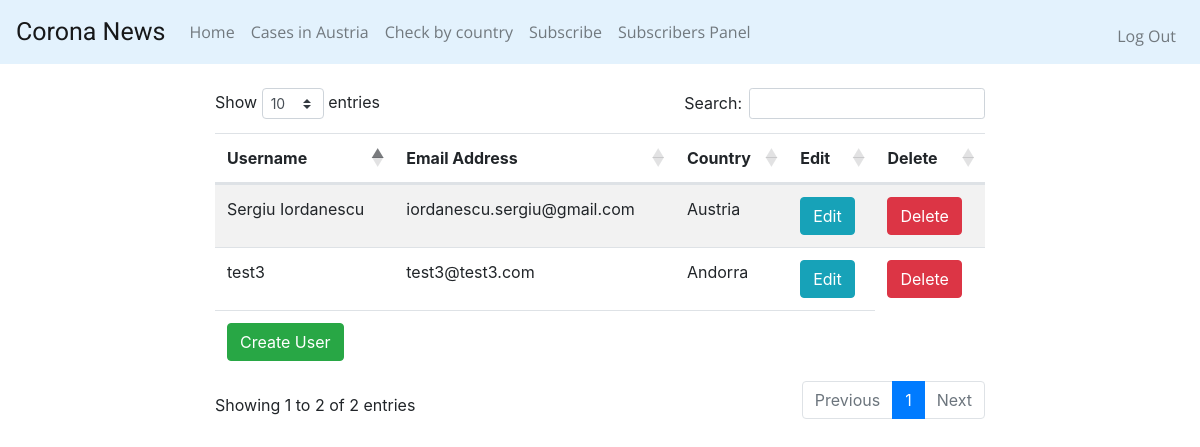
The app's page /usersTable (signed in) with its own data.
### tables this page shows
CREATE TABLE subscribers (subscriber_id INTEGER PRIMARY KEY AUTOINCREMENT NOT NULL, emailAdress text NOT NULL, Name text NOT NULL, country TEXT);

### app.py (the view)
@app.route("/usersTable")
@login_required
def usersTable():
    users = select_all_users()
    loggedUser = select_user_where_userID('users', session["user_id"])
    if loggedUser[0]['role'] != 'admin':
        return render_template("usersTable.html", users=users, disabled='disabled')
    return render_template("usersTable.html", users=users)

### app.py (called while the page is built)
@app.after_request
def after_request(response):
    response.headers["Cache-Control"] = "no-cache, no-store, must-revalidate"
    response.headers["Expires"] = 0
    response.headers["Pragma"] = "no-cache"
    return response

### helpers.py (called while the page is built)
def dict_factory(cursor, row):
    d = {}
    for idx, col in enumerate(cursor.description):
        d[col[0]] = row[idx]
    return d

def login_required(f):
    @wraps(f)
    def decorated_function(*args, **kwargs):
        if session.get("user_id") is None:
            return redirect("/login")
        return f(*args, **kwargs)
    return decorated_function

### subscribeDAO.py (called while the page is built)
def select_user_where_userID(tableName, userID):
    conn = sqlite3.connect('coronaDatabase.db')
    conn.row_factory = dict_factory
    cursor = conn.cursor()
    format_str = """SELECT * FROM "{table}" WHERE user_id="{userID}";"""
    sql_command = format_str.format(table=tableName, userID=userID)
    cursor.execute(sql_command)
    user = cursor.fetchall()
    conn.close()
    return user

def select_all_users():
    conn = sqlite3.connect('coronaDatabase.db')
    conn.row_factory = dict_factory
    cursor = conn.cursor()
    sql_command = """SELECT * FROM subscribers"""
    cursor.execute(sql_command)
    users = cursor.fetchall()
    conn.close()
    return users

### templates/usersTable.html (shortened to what this page needs)
{% extends "layout.html" %}
{% block headSergiu %}
    <link href="https://cdn.datatables.net/1.10.22/css/dataTables.bootstrap4.min.css" rel="stylesheet">
{% endblock %}
{% block main %}
    <div class="col">
        <div style="margin-right: 200px; margin-left: 200px;">
            <table id="example" class="table table-striped " style="width: 100%;" >
                <thead>
                    <tr>
                        <th>Username</th>
                        <th>Email Address</th>
                        <th>Country</th>
                        <th>Edit</th>
                        <th>Delete</th>
                    </tr>
                </thead>
                <tfoot>
                    <tr>
                        <td>
                            <a href="manageUsers/create/newUser/0"><button class="btn btn-success" {{disabled}}>Create User</button></a>
                        </td>
                        <td></td>
                        <td></td>
                        <td></td>
                    </tr>
                </tfoot>
                <tbody>
                <form class="text-center border border-light p-5" style="margin-right: 200px; margin-left: 200px;" action="/usersTable" method="post">
                    {% for dict_item in users %}
                        <tr>
                            <td>
                                {{dict_item.get("Name")}}
                            </td>
                            <td>
                                {{dict_item.get("emailAdress")}}
                            </td>
                            <td>
                                {{dict_item.get("country")}}
                            </td>
                            <td>
                                {% set emailAddress = dict_item.get("emailAdress") %}
                                {% set userID = dict_item.get("subscriber_id") %}
                                <a href="manageUsers/edit/{{ emailAddress }}/{{ userID }}"><button class="btn btn-info" {{disabled}}>Edit</button></a>
                            </td>
                            <td>
                                {% set emailAddress = dict_item.get("emailAdress") %}
                                {% set userID = dict_item.get("subscriber_id") %}
                                <button type="button" class="btn btn-danger" data-toggle="modal" data-target="#exampleModalCenter" {{disabled}}>
                                    Delete
                                </button>
                            </td>
                        </tr>
                    {% endfor %}
                </form>
                </tbody>
            </table>
        </div>
{% endblock %}

### records on screen
subscribers: get "test3", get "test3@test3.com", get "Andorra"
subscribers: get "Sergiu Iordanescu", get "iordanescu.sergiu@gmail.com", get "Austria"
